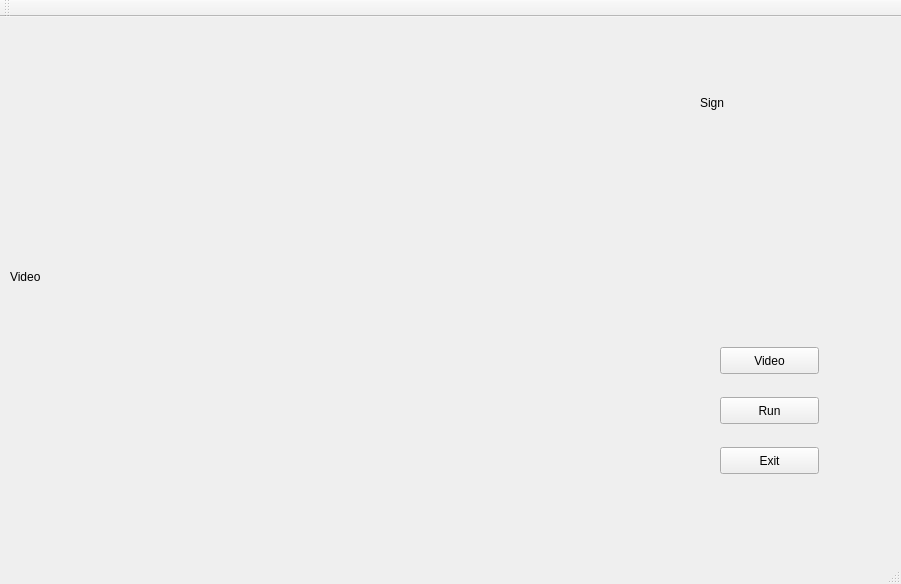
<?xml version="1.0" encoding="UTF-8"?>
<ui version="4.0">
 <class>Traffic_signMainWindow</class>
 <widget class="QMainWindow" name="Traffic_signMainWindow">
  <property name="geometry">
   <rect>
    <x>0</x>
    <y>0</y>
    <width>901</width>
    <height>584</height>
   </rect>
  </property>
  <property name="windowTitle">
   <string>Traffic_signMainWindow</string>
  </property>
  <widget class="QWidget" name="centralWidget">
   <widget class="QLabel" name="VideoLabel">
    <property name="geometry">
     <rect>
      <x>10</x>
      <y>20</y>
      <width>640</width>
      <height>480</height>
     </rect>
    </property>
    <property name="text">
     <string>Video</string>
    </property>
   </widget>
   <widget class="QLabel" name="SignLabel">
    <property name="geometry">
     <rect>
      <x>700</x>
      <y>30</y>
      <width>151</width>
      <height>111</height>
     </rect>
    </property>
    <property name="text">
     <string>Sign</string>
    </property>
   </widget>
   <widget class="QPushButton" name="VideoButton">
    <property name="geometry">
     <rect>
      <x>720</x>
      <y>330</y>
      <width>99</width>
      <height>27</height>
     </rect>
    </property>
    <property name="text">
     <string>Video</string>
    </property>
   </widget>
   <widget class="QPushButton" name="ExitButton">
    <property name="geometry">
     <rect>
      <x>720</x>
      <y>430</y>
      <width>99</width>
      <height>27</height>
     </rect>
    </property>
    <property name="text">
     <string>Exit</string>
    </property>
   </widget>
   <widget class="QPushButton" name="RunButton">
    <property name="geometry">
     <rect>
      <x>720</x>
      <y>380</y>
      <width>99</width>
      <height>27</height>
     </rect>
    </property>
    <property name="text">
     <string>Run</string>
    </property>
   </widget>
  </widget>
  <widget class="QMenuBar" name="menuBar">
   <property name="geometry">
    <rect>
     <x>0</x>
     <y>0</y>
     <width>901</width>
     <height>25</height>
    </rect>
   </property>
  </widget>
  <widget class="QToolBar" name="mainToolBar">
   <attribute name="toolBarArea">
    <enum>TopToolBarArea</enum>
   </attribute>
   <attribute name="toolBarBreak">
    <bool>false</bool>
   </attribute>
  </widget>
  <widget class="QStatusBar" name="statusBar"/>
 </widget>
 <layoutdefault spacing="6" margin="11"/>
 <resources/>
 <connections/>
</ui>
